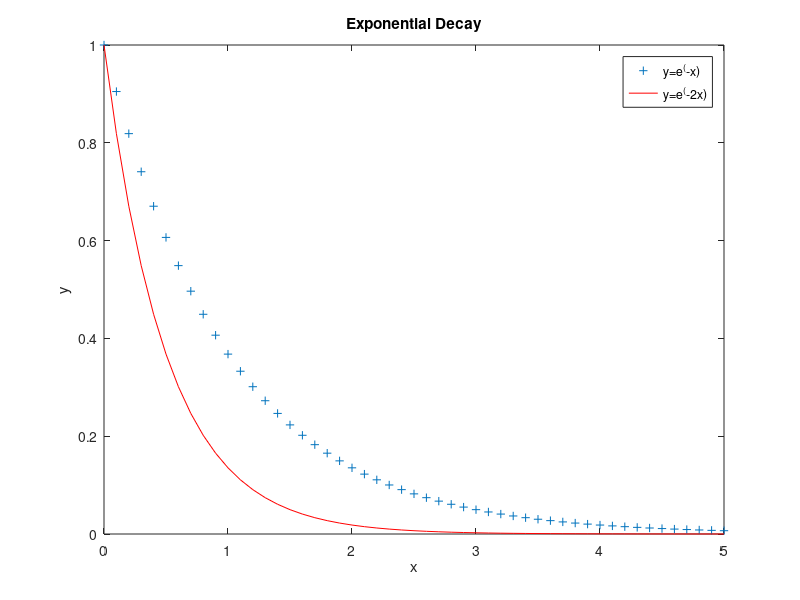

Reproduce this figure in MATLAB.
clc; close all;
clear all;
x=0:0.1:5;
e=exp(1);
y1=e.^(-x);
y2=e.^(-2.*x);
plot(x,y1,'+')
hold on
plot(x,y2,'r-')
xlabel('x');
ylabel('y');
title('Exponential Decay');
legend('y=e^(-x)','y=e^(-2x)');
